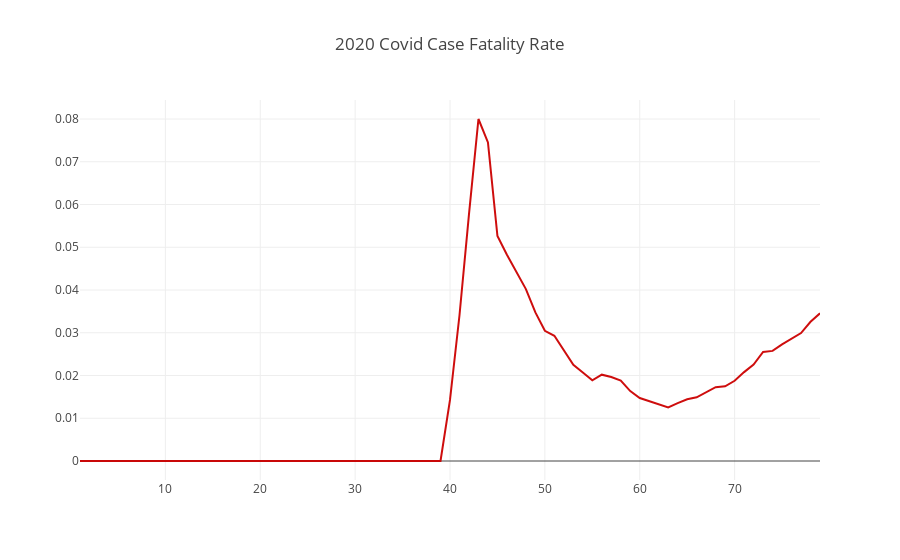

The notebook cell saved with this chart:
### Markdown cell above
## Case-Fatality-Rate: USA

A rolling calculation of deaths/cases.

### Code cell
val cfr: Vector[Double] = curve_total_deaths.zip(curve_total_cases).map( c => {
    c._1.toDouble / c._2.toDouble
})


val case_fatality_rate = Scatter(
  (1 to cfr.size),
  cfr,
  name = "Case Fatality Rate",
  mode = ScatterMode(ScatterMode.Lines),
  marker = Marker(
    color = Color.RGBA(204, 0, 0, 0.95),
    line = Line(
      color = Color.RGBA(217, 217, 217, 1.0),
      width = 1.0
    ),
    symbol = Symbol.Circle(),
    size = 3
  )
)

val data = Seq(case_fatality_rate)

val layout = Layout("2020 Covid Case Fatality Rate")

plot(data, layout)

### Figure 1 — Plotly figure (JSON) as saved in the notebook; plotly's stock layout.template omitted (floating-point values rounded to 4 significant figures)
{"data": [{"marker": {"color": "rgba(204, 0, 0, 0.95)", "line": {"color": "rgba(217, 217, 217, 1.0)", "width": 1}, "size": 3, "symbol": "circle"}, "mode": "lines", "name": "Case Fatality Rate", "type": "scatter", "x": [1, 2, 3, 4, 5, 6, 7, 8, 9, 10, 11, 12, 13, 14, 15, 16, 17, 18, 19, 20, 21, 22, 23, 24, 25, 26, 27, 28, 29, 30, 31, 32, 33, 34, 35, 36, 37, 38, 39, 40, 41, 42, 43, 44, 45, 46, 47, 48, 49, 50, 51, 52, 53, 54, 55, 56, 57, 58, 59, 60, 61, 62, 63, 64, 65, 66, 67, 68, 69, 70, 71, 72, 73, 74, 75, 76, 77, 78, 79], "y": [0, 0, 0, 0, 0, 0, 0, 0, 0, 0, 0, 0, 0, 0, 0, 0, 0, 0, 0, 0, 0, 0, 0, 0, 0, 0, 0, 0, 0, 0, 0, 0, 0, 0, 0, 0, 0, 0, 0, 0.01429, 0.03409, 0.05769, 0.08, 0.07453, 0.05263, 0.04823, 0.04439, 0.04022, 0.03476, 0.03045, 0.0293, 0.02578, 0.02248, 0.0207, 0.01889, 0.02019, 0.01964, 0.01881, 0.01635, 0.01473, 0.01398, 0.01319, 0.01255, 0.01355, 0.01444, 0.01491, 0.01605, 0.01726, 0.01748, 0.01877, 0.0208, 0.02255, 0.0255, 0.02575, 0.02728, 0.02867, 0.02992, 0.03257, 0.03454]}], "layout": {"title": "2020 Covid Case Fatality Rate"}}
